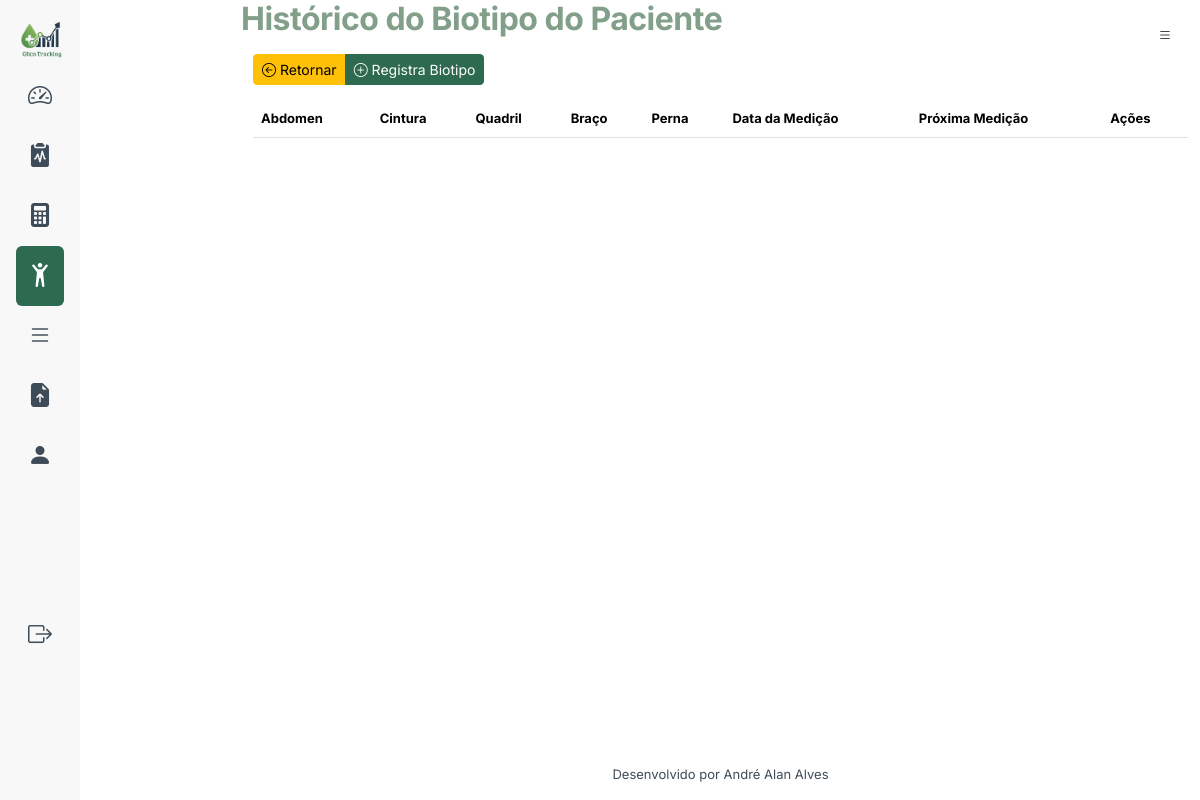
Page /perfis/biotipo (signed in) on the earlier database version.
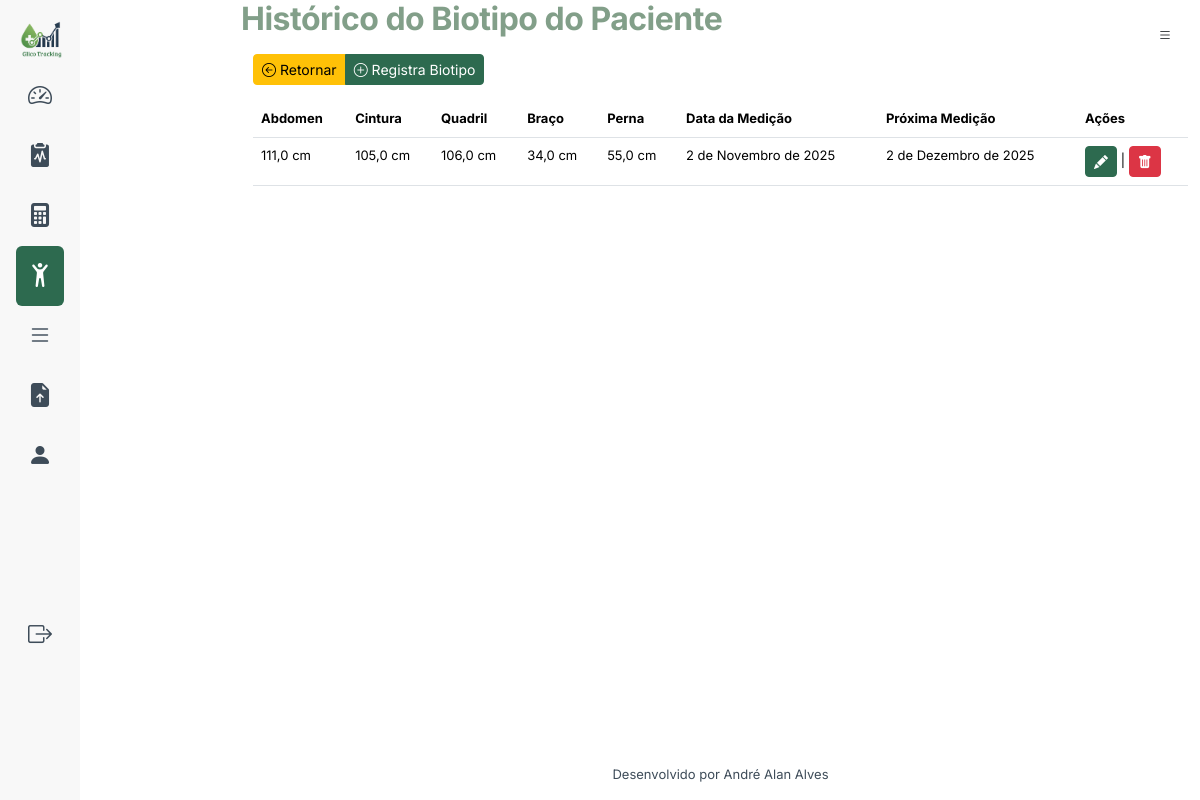
Same page on the later database version.
### perfis/models.py (models this page shows, shortened)
class HistoricoBioTipo(models.Model):
    perfil = models.ForeignKey(Perfil,related_name='perfilbiotipo', on_delete=models.CASCADE)
    data_registro = models.DateField(default=datetime.date.today, editable=False)
    proximo_registro = models.DateField(editable=False, default=add_tempo)
    cintura = models.FloatField("Cintura", help_text="Cintura em CM", blank=False, null=False)
    quadril = models.FloatField("Quadril", help_text="Quadril em CM", blank=False, null=False)
    braco = models.FloatField("Braço", help_text="Circunferência do braco em CM", blank=True, null=True)
    perna = models.FloatField("Pernas", help_text="Circunferência da perna em CM", blank=True, null=True)
    abdomen = models.FloatField("Abdômen", help_text="Circunferência abdominal em CM", blank=True, null=True)
    class Meta:
        ordering = ["-data_registro"]
        verbose_name = "Historico Peso Imc"
        verbose_name_plural = "Historicos Peso Imc"

### perfis/views.py (the view)
# urls.py: path("biotipo", views.PerfilBiotipoListView.as_view(), name="biotipo_lista"),
class PerfilBiotipoListView(LoginRequiredMixin, ListView):
    model = HistoricoBioTipo
    template_name_suffix = '_listar'
    context_object_name = "biotipo"

### perfis/template/perfis/historicobiotipo_listar.html (shortened to what this page needs)
{% extends "base.html" %}
{% load django_bootstrap5 %}
{% block datatable %}
<link rel="stylesheet" href="https://cdn.datatables.net/1.13.7/css/jquery.dataTables.min.css">
{% endblock %}
{% block content %}
    <h1>Histórico do Biotipo do Paciente</h1>
    <div class="container-fluid mt-3">
        <div class="row my-3">
            <div class="col">
               <div class="btn-group" role="group" aria-label="Basic example">
                    <a class="btn btn-sm btn-warning" href="{% url "core:dashboard" %}" type="button"><i class="bi bi-arrow-left-circle"></i> Retornar</a>
                    <a href="{% url "perfis:biotipo_registro" %}" class="btn btn-primary btn-sm"><i class="bi bi-plus-circle"></i> Registra Biotipo</a>
                </div>
            </div>
        </div>
        <div class="row">
            <div class="col">
            <table class="table" id="tblbiotipo">
                <thead>
                <tr>
                    <th>Abdomen</th>
                    <th>Cintura</th>
                    <th>Quadril</th>
                    <th>Braço</th>
                    <th>Perna</th>
                    <th>Data da Medição</th>
                    <th>Próxima Medição</th>
                    <th>Ações</th>
                </tr>
                </thead>
                <tbody>
                {% for o in biotipo %}
                    <tr>
                        <td>{{ o.abdomen}} cm</td>
                        <td>{{ o.cintura }} cm</td>
                        <td>{{ o.quadril }} cm</td>
                        <td>{{ o.braco }} cm</td>
                        <td>{{ o.perna }} cm</td>
                        <td>{{ o.data_registro }}</td>
                        <td>{{ o.proximo_registro }}</td>
                        <td><a href="{% url "perfis:biotipo_atualiza" pk=o.id %}" class="btn btn-sm btn-primary "><i
                                    class="bi bi-pencil-fill"></i></a> |
                                <a href="{% url "perfis:biotipo_delete" pk=o.id %}" class="btn btn-sm btn-danger "><i
                                        class="bi bi-trash-fill"></i></a>
                        </td>
                    </tr>
                {% endfor %}
                </tbody>
            </table>
        </div>
        </div>
    </div>
{% endblock %}

Differences in the rows shown:
added HistoricoBioTipo: abdomen "111,0", cintura "105,0", quadril "106,0", braco "34,0", perna "55,0", data_registro "2 de Novembro de 2025", proximo_registro "2 de Dezembro de 2025"
